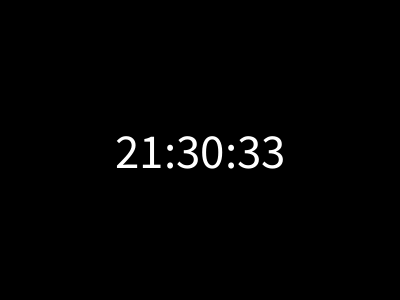
Frame 1 (no input)
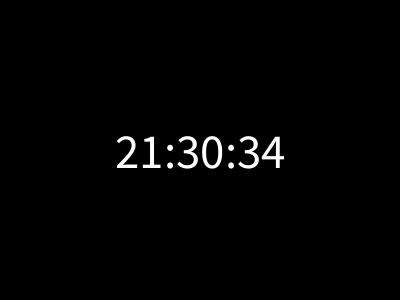
Frame 60 (the mouse pressed at the canvas centre just before this capture)
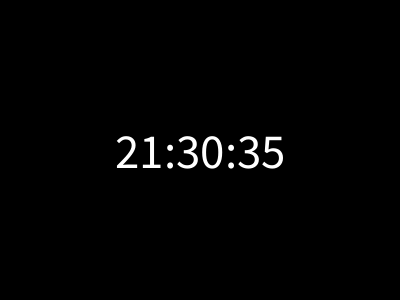
Frame 120 (the mouse held since frame 60 and released just before this capture)

The Processing sketch that drew these frames (run headless with seeded random() and noise(); from frame 60 on, the mouse is pressed at the canvas centre):

// Processing sketch: clock0
// ── clock0.pde

void setup(){
  size(400,300);
  smooth();
  
}

void draw(){
background(0);
textSize(second()*(60-second())/30+20);
textAlign(CENTER, CENTER);
text(nf(hour(),2)+":"+ nf(minute(),2)+":"+nf(second(),2)+"",200,150);
}
